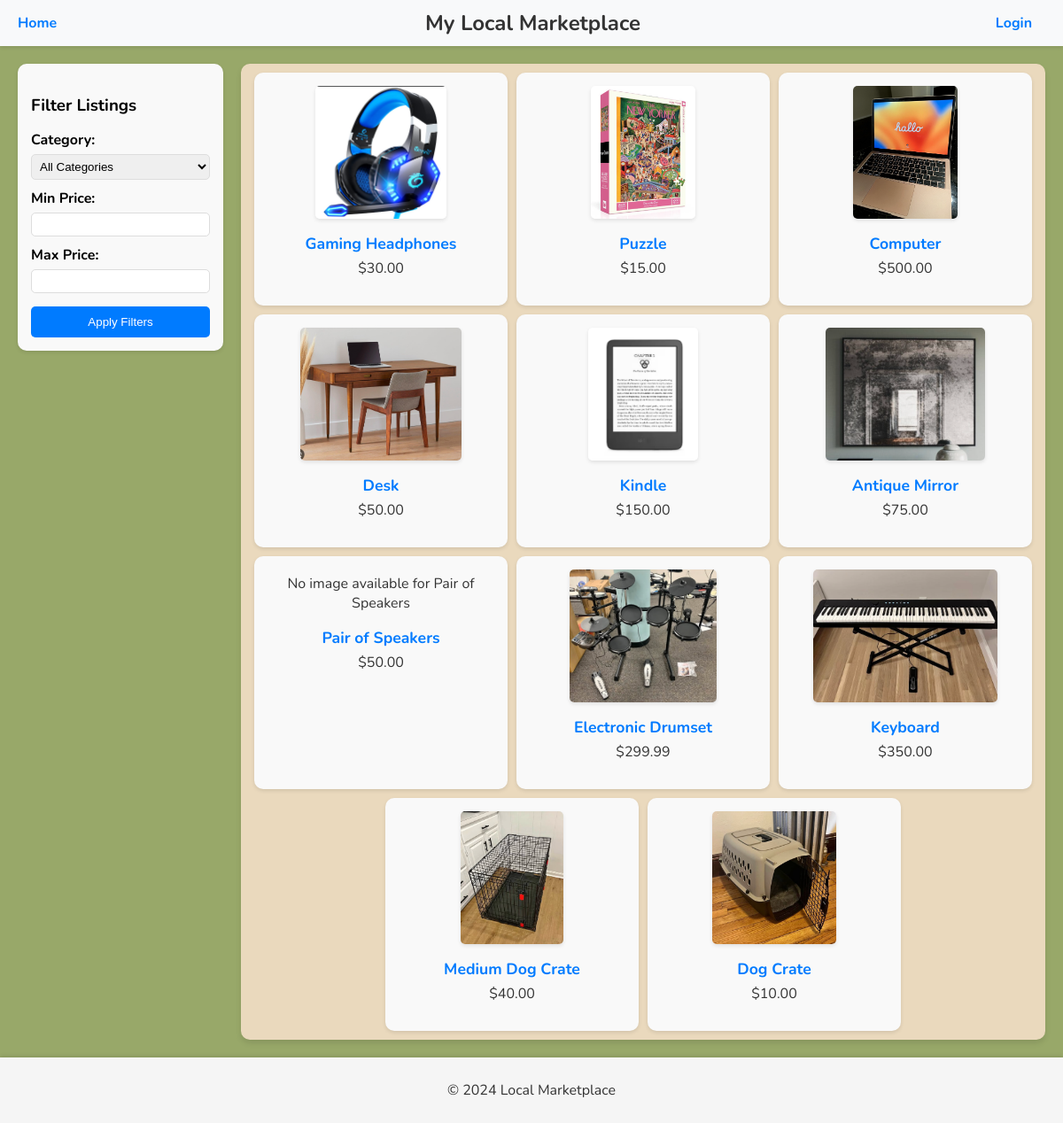
Page /project/ on the earlier database version.
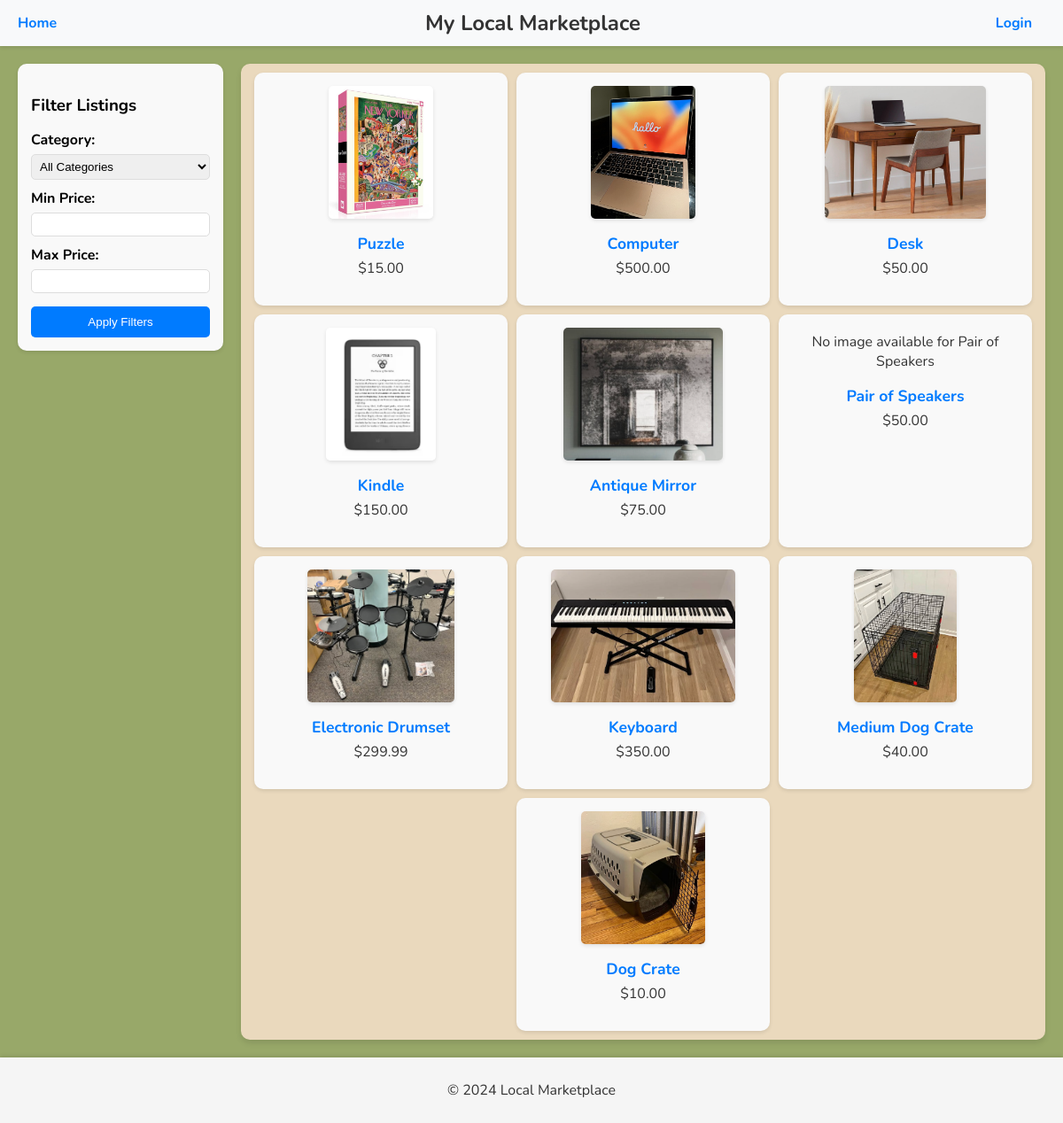
Same page on the later database version.
### project/models.py (models this page shows, shortened)
class Listing(models.Model):
    item_name = models.CharField(max_length=100)
    description = models.TextField()
    price = models.DecimalField(max_digits=10, decimal_places=2)
    seller = models.ForeignKey(Profile, on_delete=models.CASCADE, related_name='listings')
    posted_date = models.DateTimeField(auto_now_add=True)
    category = models.ForeignKey(Category, on_delete=models.SET_NULL, null=True, blank=True)
    picture = models.ImageField(upload_to='listing_pictures/', blank=True, null=True)
    status = models.CharField(
        max_length=10,
        choices=[('available', 'Available'), ('bought', 'Bought')],
        default='available'
    )

### project/views.py (the view)
# urls.py: path('', ListingListView.as_view(), name='listing_list'),
class ListingListView(ListView):
    model = Listing  # The model to retrieve data from
    template_name = 'project/listing_list.html'  # Template to render the view
    context_object_name = 'listings'  # Name to use for the object list in the template
    def get_queryset(self):
        queryset = super().get_queryset()
        category = self.request.GET.get('category')
        min_price = self.request.GET.get('min_price')
        max_price = self.request.GET.get('max_price')
        queryset = queryset.filter(status='available')
        if self.request.user.is_authenticated:
            current_profile = Profile.objects.filter(user=self.request.user).first()
            queryset = queryset.exclude(seller=current_profile)
        if category:
            queryset = queryset.filter(category__name=category)
        if min_price:
            queryset = queryset.filter(price__gte=min_price)
        if max_price:
            queryset = queryset.filter(price__lte=max_price)
        return queryset
    def get_context_data(self, **kwargs):
        context = super().get_context_data(**kwargs)
        context['categories'] = Category.objects.all()  # Include categories for the filter
        return context

### project/templates/project/listing_list.html (shortened to what this page needs)
{% extends 'project/base.html' %}
{% block content %}
<div class="content-container">
    <div class="filter-section">
        <form method="get">
            <h3>Filter Listings</h3>
            <label for="category">Category:</label>
            <select name="category" id="category">
                <option value="">All Categories</option>
            </select>
            <label for="min_price">Min Price:</label>
            <input type="number" name="min_price" id="min_price" value="{{ request.GET.min_price }}">
            <label for="max_price">Max Price:</label>
            <input type="number" name="max_price" id="max_price" value="{{ request.GET.max_price }}">
            <button type="submit">Apply Filters</button>
        </form>
    </div>
    <div class="homepage listing-list-container">
        <ul>
            {% for listing in listings %}
                <li>
                    {% if listing.picture %}
                        <img src="{{ listing.picture.url }}" alt="{{ listing.item_name }}">
                    {% else %}
                        <p>No image available for {{ listing.item_name }}</p>
                    {% endif %}
                    <div class="listing-title">
                        <a href="{% url 'listing_detail' listing.id %}">{{ listing.item_name }}</a>
                    </div>
                    <p>${{ listing.price }}</p>
                </li>
            {% endfor %}
        </ul>
    </div>
</div>
{% endblock %}

Differences in the rows shown:
no longer on this page (row edited): Listing: picture (picture), item_name "Gaming Headphones", price "30.00"
